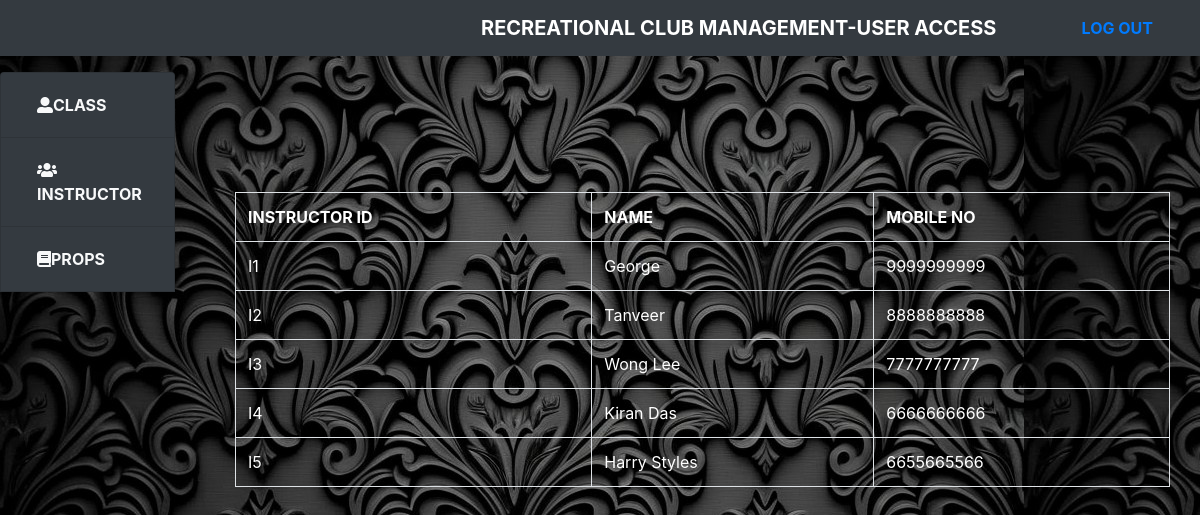
The app's page /userhome.php?info=usermanage_instructor (signed in), older data.
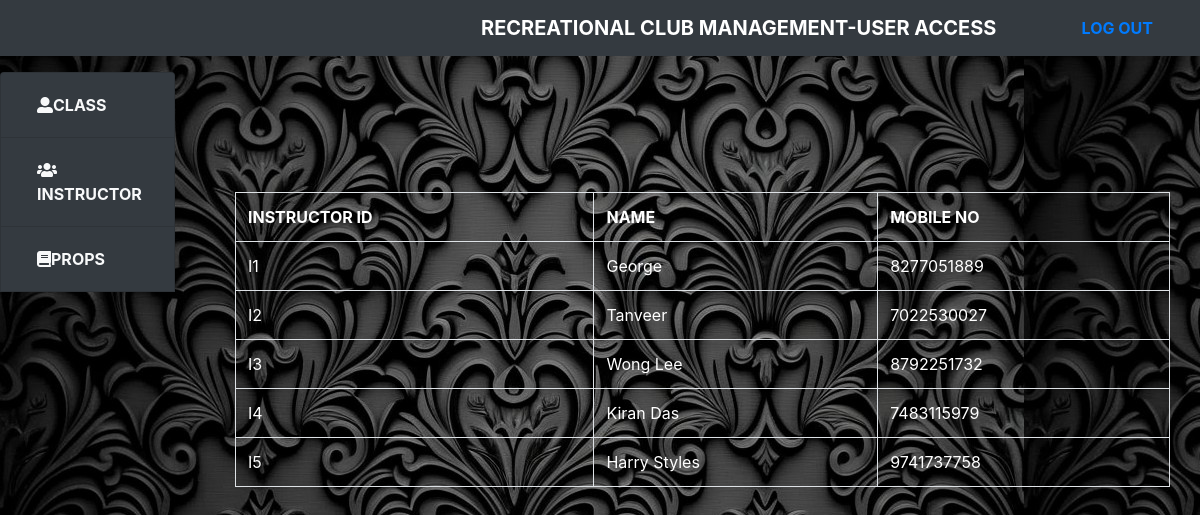
The same page, newer data.
### tables this page shows
CREATE TABLE `instructor` (
  `instructor_id` varchar(20) NOT NULL,
  `name` varchar(20) DEFAULT NULL,
  `mobileno` varchar(10) DEFAULT NULL
);

### usermanage_instructor.php (the view)
<div class="container">
    <div class="container">
        <table class="table table-bordered table-hover">
            <tr>
                <th>INSTRUCTOR ID</th>
                <th>NAME</th>
                <th>MOBILE NO</th>
            </tr>
            <?php
            require('db.php');
            $all = "SELECT * FROM instructor";
            $all_query = mysqli_query($conn, $all);
            if (mysqli_num_rows($all_query) > 0) {
                while ($row = mysqli_fetch_assoc($all_query)) {
                    echo "<tr>";
                    echo "<td>".$row['instructor_id']."</td>";
                    echo "<td>".$row['name']."</td>";
                    echo "<td>".$row['mobileno']."</td>";
                    echo "</tr><br>";
                }
            } else {
                echo "0 results";
            }
            ?>
        </table>
    </div>
</div>

Row changes from the older to the newer data that the page shows:
changed instructor "George": mobileno "9999999999" → "8277051889"
changed instructor "Tanveer": mobileno "8888888888" → "7022530027"
changed instructor "Wong Lee": mobileno "7777777777" → "8792251732"
changed instructor "Kiran Das": mobileno "6666666666" → "7483115979"
changed instructor "Harry Styles": mobileno "6655665566" → "9741737758"
